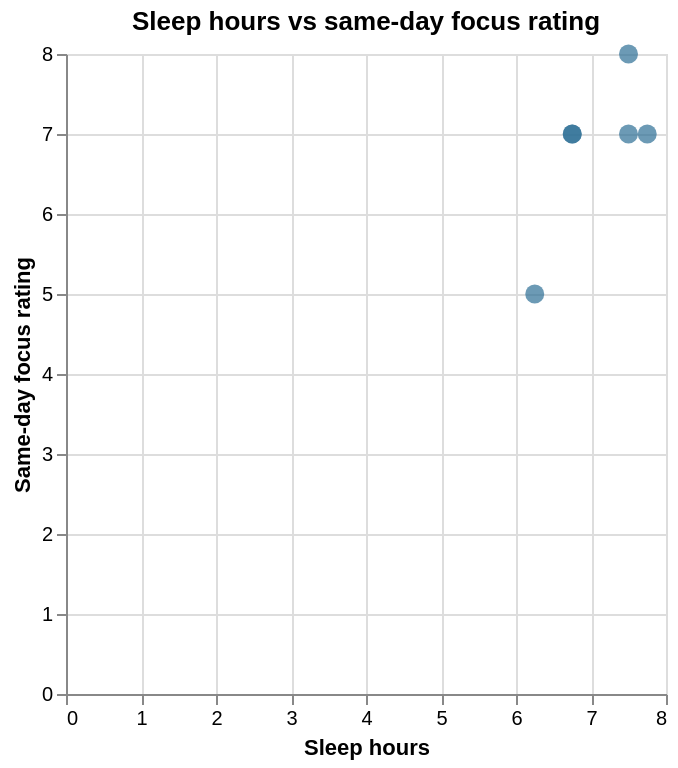

Notebook code for this chart:
### Code cell
build_scatter_chart(
    sleep_focus_df,
    x_column="sleep_hours",
    y_column="focus_rating",
    x_title="Sleep hours",
    y_title="Same-day focus rating",
    title="Sleep hours vs same-day focus rating",
)

### Figure 1 — Vega-Lite specification as saved in the notebook (floating-point values rounded to 4 significant figures)
{"config": {"view": {"continuousWidth": 300, "continuousHeight": 300}}, "data": {"name": "data-e347d018d88ae0062e00284a574f4456"}, "mark": {"type": "circle", "color": "#2E6F95", "size": 90}, "encoding": {"tooltip": [{"field": "checkin_date", "title": "Date", "type": "temporal"}, {"field": "sleep_hours", "title": "Sleep hours", "type": "quantitative"}, {"field": "focus_rating", "title": "Same-day focus rating", "type": "quantitative"}], "x": {"field": "sleep_hours", "title": "Sleep hours", "type": "quantitative"}, "y": {"field": "focus_rating", "title": "Same-day focus rating", "type": "quantitative"}}, "height": 320, "title": "Sleep hours vs same-day focus rating", "$schema": "https://vega.github.io/schema/vega-lite/v5.20.1.json", "datasets": {"data-e347d018d88ae0062e00284a574f4456": [{"checkin_date": "2026-03-25T00:00:00", "sleep_hours": 7.5, "focus_rating": 8.0}, {"checkin_date": "2026-03-26T00:00:00", "sleep_hours": 6.25, "focus_rating": 5.0}, {"checkin_date": "2026-03-28T00:00:00", "sleep_hours": 7.5, "focus_rating": 7.0}, {"checkin_date": "2026-03-29T00:00:00", "sleep_hours": 6.75, "focus_rating": 7.0}, {"checkin_date": "2026-03-30T00:00:00", "sleep_hours": 7.75, "focus_rating": 7.0}, {"checkin_date": "2026-04-02T00:00:00", "sleep_hours": 6.75, "focus_rating": 7.0}]}}
